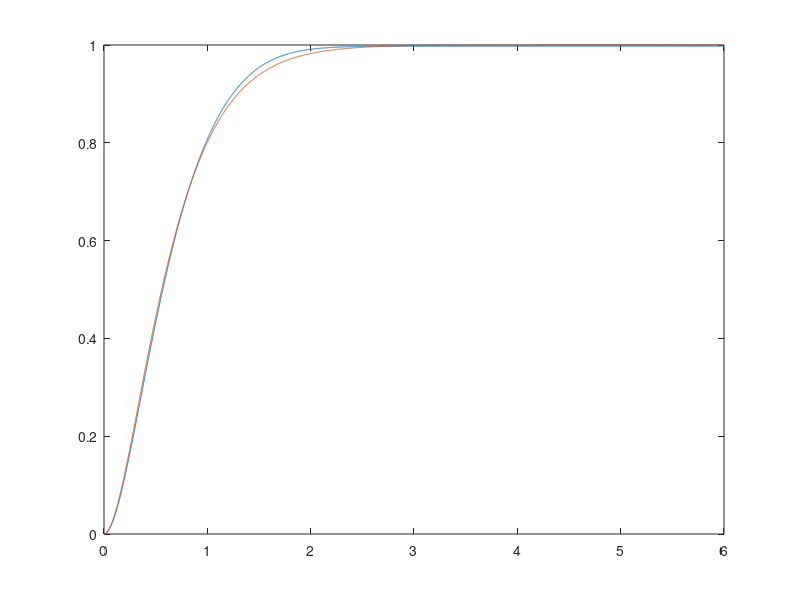
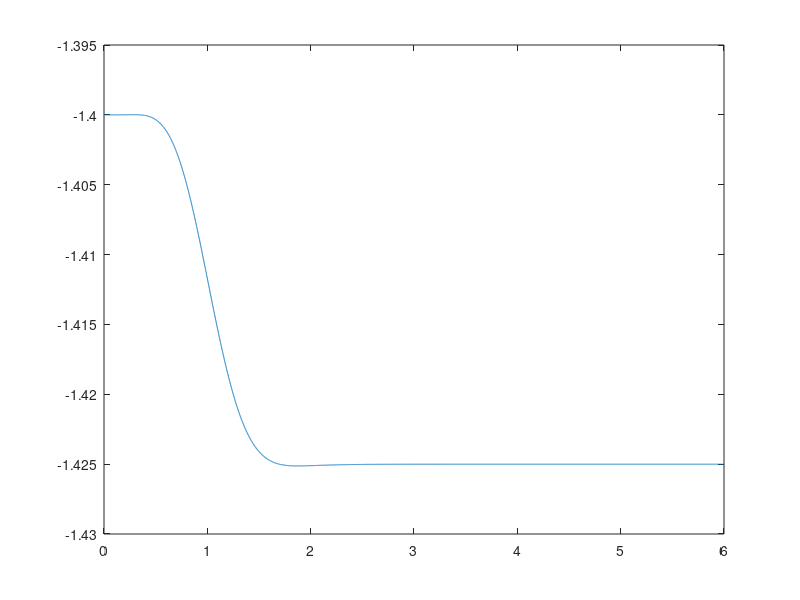
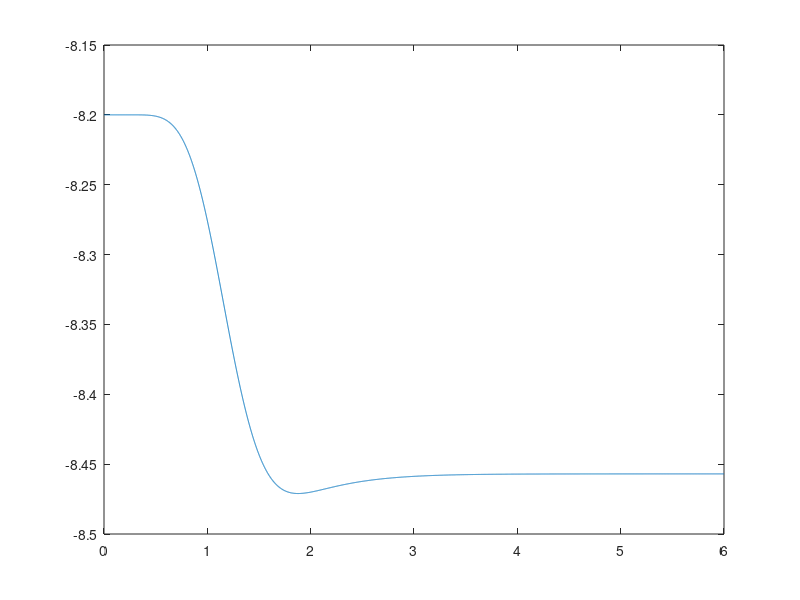
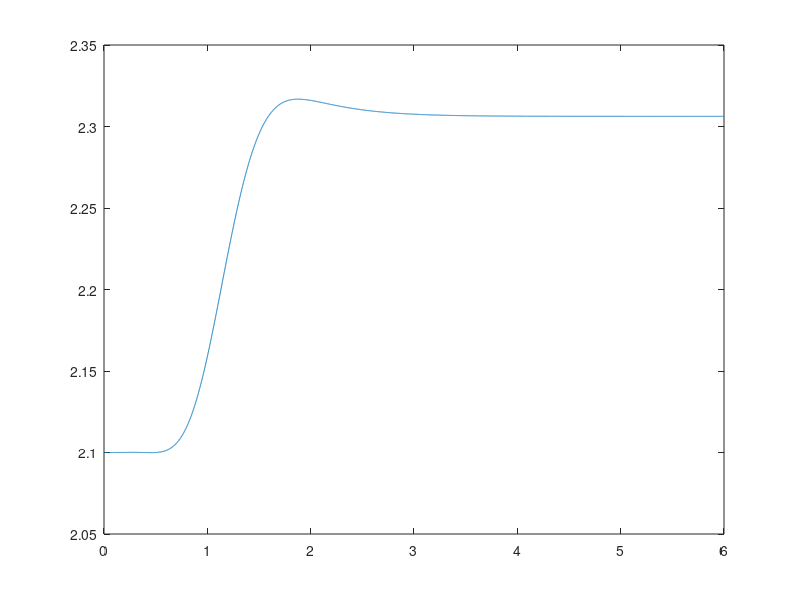

MATLAB code for these plots, in order:
% Federal University of Rio Grande do Norte
% Title: Model Reference Adaptive Control (MRAC) - Gradient method
% Author: Danilo Pena

%%
clear
close all
clc

%% Init
ts = 6;
h = 0.001;
n = ts/h;

% vector init
t_o = zeros(1,n-1);
d2ym_o =  zeros(1,n-1);
dym_o = zeros(1,n-1);
ym_o =  zeros(1,n-1);
d2y_o =  zeros(1,n-1);
dy_o = zeros(1,n-1);
y_o = zeros(1,n-1);
eo_o = zeros(1,n-1);
dtheta1_o = zeros(1,n-1);
theta1_o = zeros(1,n-1);
dtheta2_o = zeros(1,n-1);
theta2_o = zeros(1,n-1);
dtheta3_o = zeros(1,n-1);
theta3_o = zeros(1,n-1);
d2yf1_o = zeros(1,n-1);
dyf1_o = zeros(1,n-1);
yf1_o = zeros(1,n-1);
d2yf2_o = zeros(1,n-1);
dyf2_o = zeros(1,n-1);
yf2_o = zeros(1,n-1);
u_o = zeros(1,n-1);
uf_o = zeros(1,n-1);
duf_o = zeros(1,n-1);
d2uf_o = zeros(1,n-1);
ye_o = zeros(1,n-1);
ee_o = zeros(1,n-1);
    
% variables init
r = 1;
dym = 0;
ym = 0;
dy = 0;
y = 0;
eo = 0;
theta1 = -1.4;
theta2 = -8.2;
theta3 = 2.1;
a1 = 0;
a2 = -23.967;
a3 = 3.9;
dyf1 = 0;
yf1 = 0;
dyf2 = 0;
yf2 = 0;
duf = 0;
u = 0;
uf = 0;
gamma1 = 1;
gamma2 = 17.9;
gamma3 = 5;

%% Loop
for  k=1:n-1

    % Reference model
    d2ym = - 6*dym - 9*ym + 9*r;
    d2ym_o(k) = d2ym;
    
    dym = d2ym*h + dym;
    dym_o(k) = dym;
    
    ym = dym*h + ym;
    ym_o(k) = ym;
    
    % Control law
    u = theta1*dy + theta2*y + theta3*r;
    u_o(k) = u;

    % plant
    d2y = - a1*dy - a2*y + a3*u;
    d2y_o(k) = d2y;
    
    dy = d2y*h + dy;
    dy_o(k) = dy;
    
    y = dy*h + y;
    y_o(k) = y;
    
    % error
    eo = y - ym;
    eo_o(k) = eo;
    
    % filter
    d2yf1 = - 6*dyf1 - 9*yf1 - a3*dy;
    d2yf1_o(k) = d2yf1;
    
    dyf1 = d2yf1*h + dyf1;
    dyf1_o(k) = dyf1;
    
    yf1 = dyf1*h + yf1;
    yf1_o(k) = yf1;
    
    d2yf2 = - 6*dyf2 - 9*yf2 - a3*y;
    d2yf2_o(k) = d2yf2;
    
    dyf2 = d2yf2*h + dyf2;
    dyf2_o(k) = dyf2;
    
    yf2 = dyf2*h + yf2;
    yf2_o(k) = yf2;
    
    d2uf = - 6*duf - 9*uf + 9*u;
    d2uf_o(k) = d2uf;
    
    duf = d2uf*h + duf;
    duf_o(k) = duf;
    
    uf = duf*h + uf;
    uf_o(k) = uf;
       
    % estimation of Y
    ye = theta1*yf1 + theta2*yf2 + (1/theta3)*uf;
        
    % estimation error
    ee = y-ye;
    ee_o(k) = ee;
    
    % parameters estimation
    dtheta1 = gamma1*ee*yf1;
    dtheta2 = gamma2*ee*yf2;
    dtheta3 = -gamma3*ee*uf*(1/theta3^2);
    
    theta1 = dtheta1*h + theta1;
    theta1_o(k) = theta1;
    theta2 = dtheta2*h + theta2;
    theta2_o(k) = theta2;
    theta3 = dtheta3*h + theta3;
    theta3_o(k) = theta3;
    t_o(k) = k*h;
end

%% Plots
figure (1)
plot(t_o,y_o,t_o,ym_o)
figure (2)
plot(t_o,theta1_o)
figure (3)
plot(t_o,theta2_o)
figure (4)
plot(t_o,theta3_o)
figure (5)
plot(t_o,u_o)